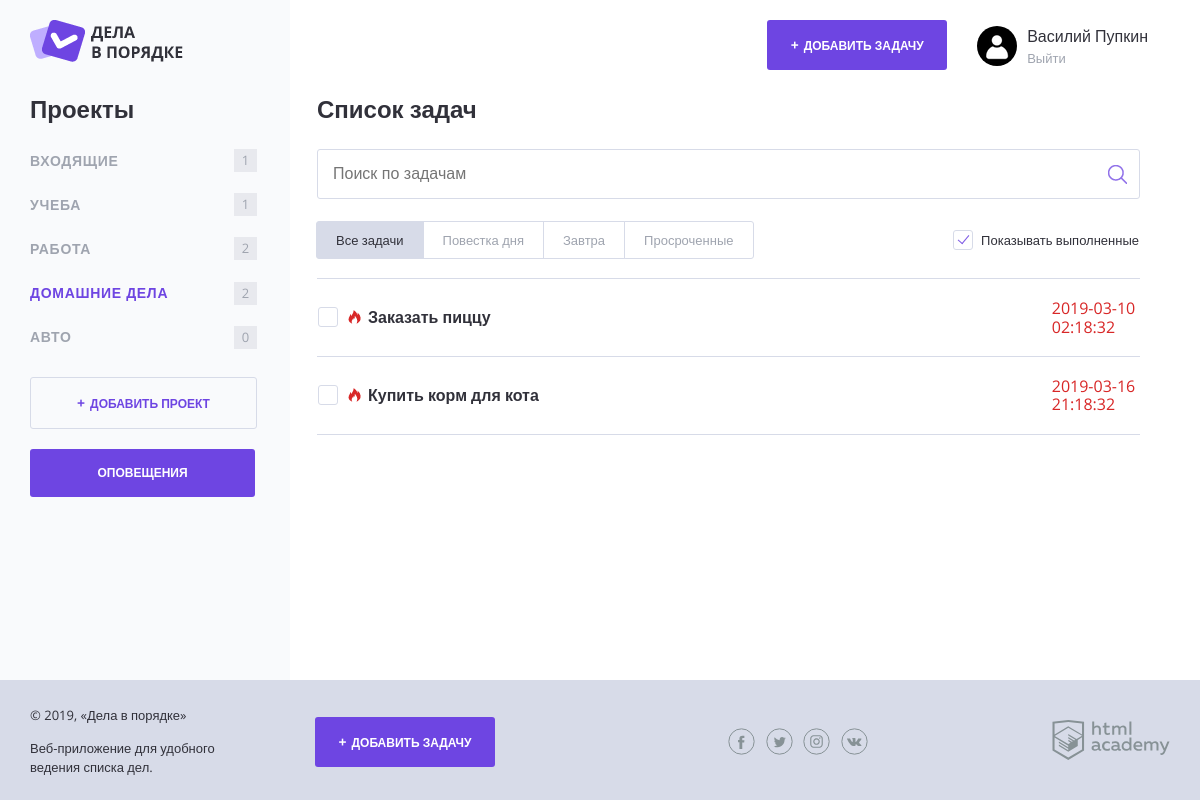
Page /index.php?condition=all&show_completed=1&project_id=4 (signed in) on the committed database.
### tables this page shows
CREATE TABLE projects (
  id      INT UNSIGNED NOT NULL AUTO_INCREMENT PRIMARY KEY,
  user_id INT UNSIGNED NOT NULL DEFAULT 0,
  name    VARCHAR(50)
);

CREATE TABLE tasks (
  id              INT UNSIGNED     NOT NULL AUTO_INCREMENT PRIMARY KEY,
  project_id      INT UNSIGNED     NOT NULL DEFAULT 0,
  user_id         INT UNSIGNED     NOT NULL DEFAULT 0,
  creation_date   TIMESTAMP        NOT NULL DEFAULT CURRENT_TIMESTAMP,
  completion_date TIMESTAMP,
  status          TINYINT UNSIGNED NOT NULL DEFAULT 0,
  name            CHAR(64)         NOT NULL DEFAULT '',
  file            CHAR(50)         NOT NULL DEFAULT '',
  expiration_date TIMESTAMP        NOT NULL DEFAULT CURRENT_TIMESTAMP
);

### definitions/functions.php (called while the page is built, shortened)
<?php
    require_once('db_functions.php');
    require_once('session_functions.php');
    function include_template ($name, $data) {
        $name = 'templates/' . $name;
        extract($data);
        require $name;
        return ob_get_clean();
    }
    function get_assoc_element ($data, $key, $array_return = false) {
        $empty_value = $array_return ? [] : '';
        return isset($data) && is_array($data) && array_key_exists($key, $data) && isset($data[$key]) ? $data[$key] : $empty_value;
    }
    function get_pure_data ($data, $key) {
        return isset($data) && array_key_exists($key, $data) && isset($data[$key]) ? trim(strip_tags($data[$key])) : '';
    }
    function get_task_classname ($status, $seconds_left) {
        $seconds_left = empty($seconds_left) ? 0 : $seconds_left;
        $result = ($status) ? 'task--completed' : '';
        $result .= ($seconds_left <= 24 * 3600) ? ' ' . 'task--important' : '';
        return $result;
    }
    function get_current_tab_classname ($current, $tab) {
        return $current === $tab ? ' tasks-switch__item--active ' : '';
    }
    function get_href_by_current_filters ($current_filter, $show_completed, $project_id = null) {
        return 'index.php?condition=' . $current_filter . '&show_completed=' . $show_completed . ($project_id ? '&project_id=' . $project_id : '');
    }
    function get_active_project_style ($current_project, $project_id) {
        return (intval($current_project) === intval($project_id)) ? ' style = "color: #6e45e2;" ' : '';
    }

### definitions/session_functions.php (called while the page is built, shortened)
<?php
    function is_auth_user () {
        return isset($_SESSION[DDONE_SESSION]);
    }
    function get_auth_user_property ($property_name, $specific_value = '') {
        $current = $specific_value;
        if (isset($_SESSION[DDONE_SESSION])) {
            $current = strip_tags(get_assoc_element($_SESSION[DDONE_SESSION], $property_name));
        }
        return $current;
    }

### definitions/db_functions.php (called while the page is built, shortened)
<?php
    function get_data_from_db (&$connection, $query, $user_error_message, $single = false) {
        $data = [[ERROR_KEY => $user_error_message]];
        if ($connection) {
            $result = mysqli_query($connection, $query);
            if ($result) {
                $data = $single ? mysqli_fetch_assoc($result) : mysqli_fetch_all($result, MYSQLI_ASSOC);
            } else {
                $data = [[ERROR_KEY => mysqli_error($connection)]];
            }
        }
        return $data;
    }
    function was_error (&$data) {
        return isset($data[0]) && array_key_exists(ERROR_KEY, $data[0]);
    }
    function get_user_projects ($connection, $user_id) {
        $sql = 'SELECT p.id, p.name, CASE WHEN tt.tasks_amount IS NULL THEN 0 ELSE tt.tasks_amount END AS tasks_amount
                    FROM projects AS p
                           LEFT OUTER JOIN (SELECT COUNT(*) AS tasks_amount, t.project_id
                                            FROM tasks AS t
                                            WHERE t.user_id = ' . mysqli_real_escape_string($connection, $user_id) . '
                                            GROUP BY t.project_id) AS tt ON p.id = tt.project_id
                    WHERE user_id =' . mysqli_real_escape_string($connection, $user_id) . ';';
        $data = get_data_from_db($connection, $sql, 'Невозможно получить данные о проектах');
        return (!$data || was_error($data)) ? [] : $data;
    }
    function get_user_tasks ($connection, $user_id, $show_completed, $project_id, $search_string, $filter_string = 'none') {
        $show_condition = $show_completed ? '' : ' AND status = 0 ';
        $project_condition = $project_id ? ' AND project_id = ' . mysqli_real_escape_string($connection, $project_id) . ' ' : '';
        $filter_condition = get_assoc_element(FILTER_CONDITION, mysqli_real_escape_string($connection, $filter_string));
        $filter_condition = empty($filter_condition) ? '' : ' AND ' . $filter_condition;
        $search_condition = empty($search_string) ? '' : ' AND  MATCH(name) AGAINST("' . $search_string . '" IN BOOLEAN MODE)';
        $sql = 'SELECT id, name , file, expiration_date, status,
                      GREATEST(0, TIMESTAMPDIFF(SECOND, NOW(), expiration_date))  AS time_left FROM tasks
                      WHERE user_id = ' . mysqli_real_escape_string($connection, $user_id) .
            $show_condition . $project_condition . $search_condition . $filter_condition .
            ' ORDER BY id DESC;';
        $data = get_data_from_db($connection, $sql, 'Невозможно получить данные о задачах');
        return (!$data || was_error($data)) ? [] : $data;
    }
    function get_project_existance ($connection, $user_id, $id) {
        $sql = 'SELECT id FROM projects  WHERE id = ' . mysqli_real_escape_string($connection, $id) .
            ' AND user_id = ' . mysqli_real_escape_string($connection, $user_id) . ' LIMIT 1;';
        $result = get_data_from_db($connection, $sql, 'Невозможно получить id проекта для пользователя', true);
        return $result ? true : false;
    }

### templates/projects.php (the view)
<ul class="main-navigation__list">
    <?php foreach ($projects as $project): ?>
        <li class="main-navigation__list-item">
            <a class="main-navigation__list-item-link"
               href="<?= get_href_by_current_filters($current_filter, $show_completed, get_pure_data($project, 'id')); ?>"
                <?= get_active_project_style($current_project, get_pure_data($project, 'id')); ?>>
                <?= get_pure_data($project, 'name'); ?>
            </a>
            <span
                class="main-navigation__list-item-count"> <?= get_pure_data($project, 'tasks_amount'); ?>
            </span>
        </li>
    <?php endforeach; ?>
</ul>

### templates/index.php (shortened to what this page needs)
<div class="page-wrapper">
    <div class="container container--with-sidebar">
        <header class="main-header">
            <?= $logo_content; ?>
            <div class="main-header__side">
                <a class="main-header__side-item button button--plus open-modal" href="form-task.php">Добавить
                    задачу</a>
                <div class="main-header__side-item user-menu">
                    <?= $user_content; ?>
                </div>
            </div>
        </header>
        <div class="content">
            <section class="content__side">
                <h2 class="content__side-heading">Проекты</h2>
                <nav class="main-navigation">
                    <?= $projects_content; ?>
                </nav>
                <a class="button button--transparent button--plus content__side-button"
                   href="form-project.php">Добавить проект</a>
                <a class="button content__side-button" href="notify.php" style="margin-top: 20px;" title="Рассылка оповещений по">Оповещения</a>
            </section>
            <main class="content__main">
                <h2 class="content__main-heading">Список задач</h2>
                <?= $search_content; ?>
                <div class="tasks-controls">
                    <nav class="tasks-switch">
                        <?php foreach ($condition_descriptions as $condition_key => $condition_text): ?>
                            <a href="<?= get_href_by_current_filters($condition_key, $show_completed, $current_project); ?>"
                               class="tasks-switch__item <?= get_current_tab_classname($current_filter, $condition_key); ?>">
                                <?= $condition_text; ?>
                            </a>
                        <?php endforeach; ?>
                    </nav>
                    <label class="checkbox">
                        <span class="checkbox__text">Показывать выполненные</span>
                    </label>
                </div>
                <?php if (count($tasks) > 0): ?>
                    <table class="tasks">
                        <?php foreach ($tasks as $task): ?>
                            <?php if (!get_pure_data($task, 'status') || get_pure_data($task, 'status') && $show_completed): ?>
                                <tr class="tasks__item task <?= get_task_classname(get_pure_data($task, 'status'), get_pure_data($task, 'time_left')); ?>">
                                    <td class="task__select">
                                        <label class="checkbox task__checkbox">
                                            <span class="checkbox__text">
                                                <?= get_pure_data($task, 'name'); ?>
                                            </span>
                                        </label>
                                    </td>
                                    <td class="task__file">
                                    </td>
                                    <td class="task__date"> <?= get_pure_data($task, 'expiration_date'); ?></td>
                                </tr>
                            <?php endif; ?>
                        <?php endforeach; ?>
                    </table>
                <?php else: ?>
                    <p>Не найдено задач по заданным критериям</p>
                <?php endif; ?>
            </main>
        </div>
    </div>
</div>

### rows in the picture
projects: name "ВХОДЯЩИЕ", project "1"
projects: name "УЧЕБА", project "1"
projects: name "РАБОТА", project "2"
projects: name "ДОМАШНИЕ ДЕЛА", project "2"
projects: name "АВТО", project "0"
tasks: name "Заказать пиццу", expiration_date "2019-03-10 02:18:32"
tasks: name "Купить корм для кота", expiration_date "2019-03-16 21:18:32"

### other values in the picture
$user_name "Василий Пупкин"
$condition_text "Все задачи"
$condition_text "Повестка дня"
$condition_text "Завтра"
$condition_text "Просроченные"
$title "Дела в порядке"
